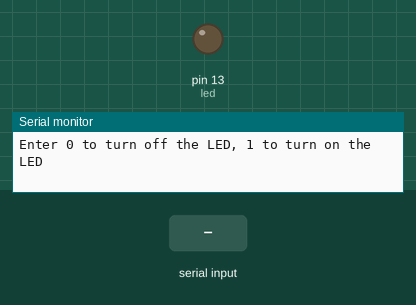
This sketch was run on a simulated Arduino Uno, built with avr-gcc and run on an emulated ATmega328P. Parts: output pins drawn as LEDs (lit = HIGH), the last lines printed to the serial monitor. Inputs (shaded band) come from the test bench.

Above: at 1.2 s.
1.3 s: "90,45\n" received over Serial
At 2.1 s:
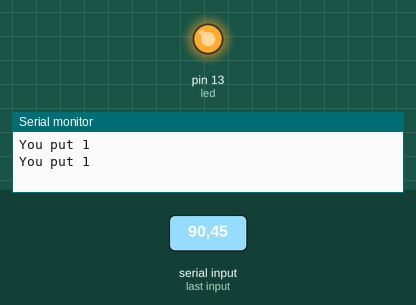
Timing chart, 0 to 4.3 s (numbered marks = the images above; inputs shaded):
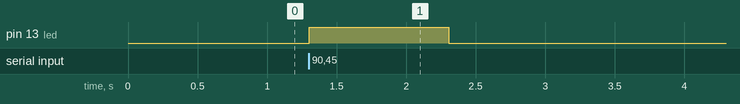

Measured:
- after the input at 1.3 s, pin 13 (led): LOW → HIGH at once, → LOW 1.0 s later

The sketch:

SerialReadDemo.ino
```cpp
/*
  Light on Serial Read

  Control the LED from a serial input
 */

// Pin 13 has an LED connected on most Arduino boards.
// give it a name:
int led = 13;

// the setup routine runs once when you press reset:
void setup() {
  // initialize the digital pin as an output.
  pinMode(led, OUTPUT);
  Serial.begin(9600);
  Serial.println("Enter 0 to turn off the LED, 1 to turn on the LED");
}

// the loop routine runs over and over again forever:
void loop() {
  if (Serial.available() > 0){
    if (Serial.parseInt() == 0){
      digitalWrite(led, LOW);
      Serial.println("You put 0");
    } else {
      digitalWrite(led, HIGH);
      Serial.println("You put 1");
    }
  }
}
```
